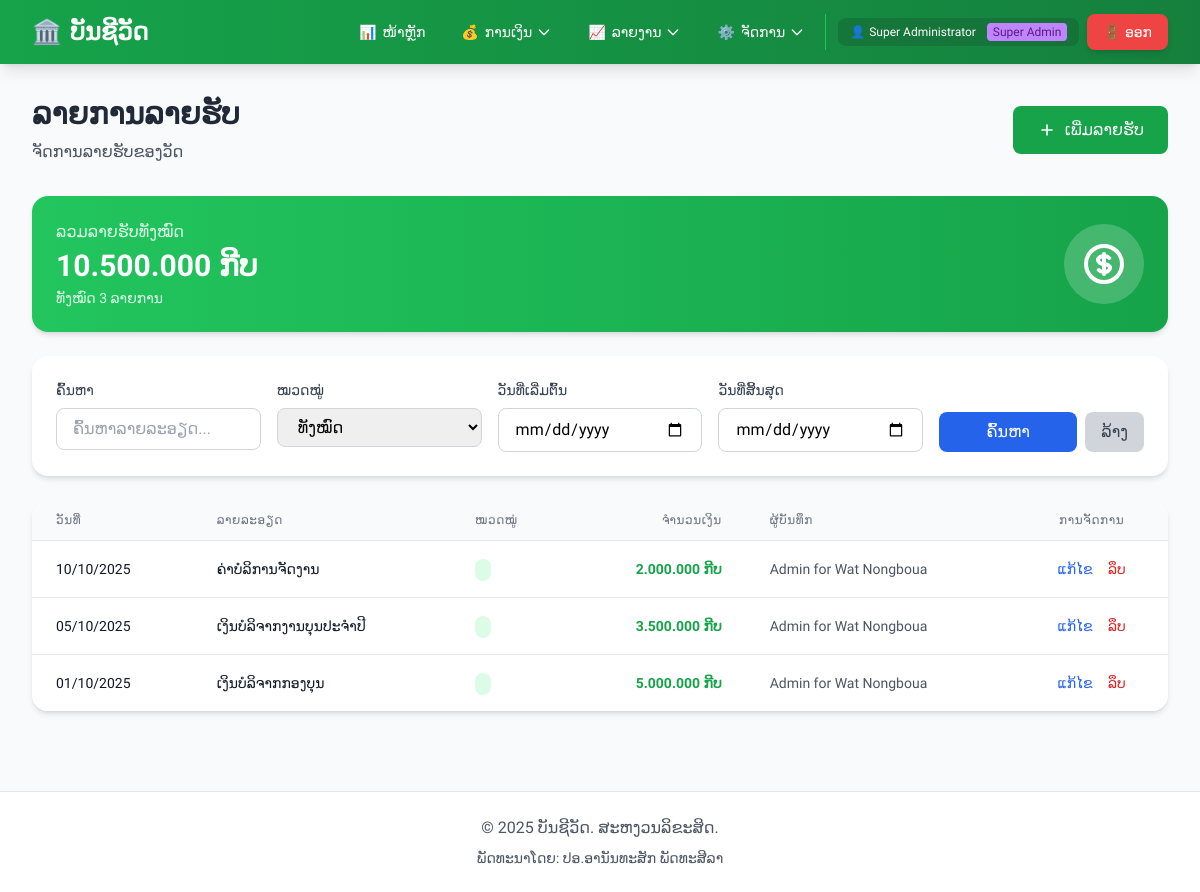
/modules/income/list.php (signed in), run on the app's committed database.
### tables this page shows
CREATE TABLE IF NOT EXISTS income (
    id INT PRIMARY KEY AUTO_INCREMENT,
    temple_id INT NOT NULL,
    date DATE NOT NULL,
    description TEXT NOT NULL,
    amount DECIMAL(15,2) NOT NULL,
    category_id INT,
    created_by INT NOT NULL,
    created_at TIMESTAMP DEFAULT CURRENT_TIMESTAMP,
    updated_at TIMESTAMP DEFAULT CURRENT_TIMESTAMP ON UPDATE CURRENT_TIMESTAMP,
    FOREIGN KEY (temple_id) REFERENCES temples(id) ON DELETE RESTRICT,
    FOREIGN KEY (created_by) REFERENCES users(id) ON DELETE RESTRICT,
    FOREIGN KEY (category_id) REFERENCES income_categories(id) ON DELETE SET NULL,
    INDEX idx_date (date),
    INDEX idx_temple_id (temple_id),
    INDEX idx_created_by (created_by)
);

CREATE TABLE IF NOT EXISTS users (
    id INT PRIMARY KEY AUTO_INCREMENT,
    temple_id INT DEFAULT NULL COMMENT 'NULL for Super Admin, otherwise links to a temple',
    username VARCHAR(50) UNIQUE NOT NULL,
    password VARCHAR(255) NOT NULL,
    full_name VARCHAR(100) NOT NULL,
    role ENUM('admin', 'user') DEFAULT 'user',
    is_super_admin BOOLEAN DEFAULT FALSE COMMENT 'TRUE for Super Admin who can manage all temples',
    created_at TIMESTAMP DEFAULT CURRENT_TIMESTAMP,
    updated_at TIMESTAMP DEFAULT CURRENT_TIMESTAMP ON UPDATE CURRENT_TIMESTAMP,
    FOREIGN KEY (temple_id) REFERENCES temples(id) ON DELETE RESTRICT,
    INDEX idx_username (username),
    INDEX idx_temple_id (temple_id)
);

### config.php (called while the page is built, shortened)
<?php
require_once __DIR__ . '/includes/temple_functions.php';
function getDB() {
    static $pdo = null;
    if ($pdo === null) {
        try {
            $dsn = "mysql:host=" . DB_HOST . ";dbname=" . DB_NAME . ";charset=" . DB_CHARSET;
            $options = [
                PDO::ATTR_ERRMODE => PDO::ERRMODE_EXCEPTION,
                PDO::ATTR_DEFAULT_FETCH_MODE => PDO::FETCH_ASSOC,
                PDO::ATTR_EMULATE_PREPARES => false,
                PDO::MYSQL_ATTR_INIT_COMMAND => "SET NAMES " . DB_CHARSET
            ];
            $pdo = new PDO($dsn, DB_USER, DB_PASS, $options);
        } catch (PDOException $e) {
            die("ການເຊື່ອມຕໍ່ຖານຂໍ້ມູນຜິດພາດ: " . $e->getMessage());
        }
    }
    return $pdo;
}
function isLoggedIn() {
    return isset($_SESSION['user_id']) && isset($_SESSION['username']);
}
function e($string) {
    return htmlspecialchars($string, ENT_QUOTES, 'UTF-8');
}
function formatMoney($amount) {
    $symbol = 'ກີບ';
    if (function_exists('getCurrentTempleId') && function_exists('getTempleSetting')) {
        $currentTempleId = getCurrentTempleId();
    }
    return number_format($amount, 0, ',', '.') . ' ' . e($symbol);
}
function formatDate($date) {
    $format = 'd/m/Y';
    if (function_exists('getCurrentTempleId') && function_exists('getTempleSetting')) {
        $currentTempleId = getCurrentTempleId();
    }
    try {
        $dateObj = new DateTime($date);
        return $dateObj->format($format);
    } catch (Exception $e) {
        return $date;
    }
}
function getCurrentUser() {
    if (!isLoggedIn()) {
        return null;
    }
    static $currentUser = null;
    if ($currentUser === null) {
        $db = getDB();
        $stmt = $db->prepare("SELECT * FROM users WHERE id = ?");
        $stmt->execute([$_SESSION['user_id']]);
        $currentUser = $stmt->fetch();
    }
    return $currentUser;
}

### includes/temple_functions.php (called while the page is built, shortened)
<?php
function isSuperAdmin() {
    if (!isLoggedIn()) {
        return false;
    }
    $user = getCurrentUser();
    return !empty($user['is_super_admin']);
}
function getActiveTempleId() {
    if (isSuperAdmin() && isset($_SESSION['active_temple_id'])) {
        return $_SESSION['active_temple_id'];
    }
    $user = getCurrentUser();
    return $user['temple_id'] ?? null;
}
function getCurrentTempleId() {
    return getActiveTempleId();
}

### modules/income/list.php (the view, shortened to what this page needs)
<?php
require_once __DIR__ . '/../../config.php';
require_once __DIR__ . '/../../includes/temple_functions.php';
$db = getDB();
$isMultiTemple = function_exists('isMultiTempleEnabled') && isMultiTempleEnabled();
if ($isMultiTemple && function_exists('getCurrentTempleId')) {
    $currentTempleId = getCurrentTempleId();
}
$page = isset($_GET['page']) ? (int)$_GET['page'] : 1;
$perPage = 10;
$offset = ($page - 1) * $perPage;
$search = $_GET['search'] ?? '';
$dateFrom = $_GET['date_from'] ?? '';
$dateTo = $_GET['date_to'] ?? '';
$where = [];
$params = [];
if (empty($where)) {
    $where[] = '1=1';
}
$whereClause = implode(' AND ', $where);
$stmt = $db->prepare("SELECT COUNT(*) as total FROM income i WHERE {$whereClause}");
$stmt->execute($params);
$totalRecords = $stmt->fetch()['total'];
$sql = "SELECT i.*, u.full_name
        FROM income i
        LEFT JOIN users u ON i.created_by = u.id
        WHERE {$whereClause}
        ORDER BY i.date DESC, i.created_at DESC
        LIMIT :limit OFFSET :offset";
$stmt = $db->prepare($sql);
$stmt->bindValue(':limit', $perPage, PDO::PARAM_INT);
$stmt->bindValue(':offset', $offset, PDO::PARAM_INT);
$stmt->execute();
$records = $stmt->fetchAll();
$stmt = $db->prepare("SELECT COALESCE(SUM(i.amount), 0) as total FROM income i WHERE {$whereClause}");
$stmt->execute($params);
$totalAmount = $stmt->fetch()['total'];
require_once __DIR__ . '/../../includes/header.php';
?>
<div class="mb-8">
    <div class="flex items-center justify-between">
        <div>
            <h1 class="text-3xl font-bold text-gray-800 mb-2">ລາຍການລາຍຮັບ</h1>
            <p class="text-gray-600">ຈັດການລາຍຮັບຂອງວັດ</p>
        </div>
        <a href="<?php echo BASE_URL; ?>/modules/income/add.php"
           class="bg-green-600 hover:bg-green-700 text-white px-6 py-3 rounded-lg transition duration-200 flex items-center">
            <svg class="w-5 h-5 mr-2" fill="none" stroke="currentColor" viewBox="0 0 24 24">
                <path stroke-linecap="round" stroke-linejoin="round" stroke-width="2" d="M12 6v6m0 0v6m0-6h6m-6 0H6"></path>
            </svg>
            ເພີ່ມລາຍຮັບ
        </a>
    </div>
</div>
<div class="bg-gradient-to-r from-green-500 to-green-600 text-white rounded-2xl shadow-md p-6 mb-6">
    <div class="flex items-center justify-between">
        <div>
            <p class="text-green-100 mb-1">ລວມລາຍຮັບທັງໝົດ</p>
            <p class="text-3xl font-bold"><?php echo formatMoney($totalAmount); ?></p>
            <p class="text-green-100 text-sm mt-1">ທັງໝົດ <?php echo $totalRecords; ?> ລາຍການ</p>
        </div>
        <div class="bg-white bg-opacity-20 rounded-full p-4">
        </div>
    </div>
</div>
<div class="bg-white rounded-2xl shadow-md p-6 mb-6">
    <form method="GET" action="" class="grid grid-cols-1 md:grid-cols-2 lg:grid-cols-5 gap-4">
        <div>
            <label class="block text-gray-700 text-sm font-medium mb-2">ຄົ້ນຫາ</label>
            <input type="text"
                   name="search"
                   value="<?php echo e($search); ?>"
                   placeholder="ຄົ້ນຫາລາຍລະອຽດ..."
                   class="w-full px-4 py-2 border border-gray-300 rounded-lg focus:outline-none focus:ring-2 focus:ring-green-500">
        </div>
        <div>
            <label class="block text-gray-700 text-sm font-medium mb-2">ໝວດໝູ່</label>
            <select name="category"
                    class="w-full px-4 py-2 border border-gray-300 rounded-lg focus:outline-none focus:ring-2 focus:ring-green-500">
                <option value="">ທັງໝົດ</option>
            </select>
        </div>
        <div>
            <label class="block text-gray-700 text-sm font-medium mb-2">ວັນທີ່ເລີ່ມຕົ້ນ</label>
            <input type="date"
                   name="date_from"
                   value="<?php echo e($dateFrom); ?>"
                   class="w-full px-4 py-2 border border-gray-300 rounded-lg focus:outline-none focus:ring-2 focus:ring-green-500">
        </div>
        <div>
            <label class="block text-gray-700 text-sm font-medium mb-2">ວັນທີ່ສິ້ນສຸດ</label>
            <input type="date"
                   name="date_to"
                   value="<?php echo e($dateTo); ?>"
                   class="w-full px-4 py-2 border border-gray-300 rounded-lg focus:outline-none focus:ring-2 focus:ring-green-500">
        </div>
        <div class="flex items-end space-x-2">
            <button type="submit"
                    class="flex-1 bg-blue-600 hover:bg-blue-700 text-white px-4 py-2 rounded-lg transition duration-200">
                ຄົ້ນຫາ
            </button>
            <a href="<?php echo BASE_URL; ?>/modules/income/list.php"
               class="bg-gray-300 hover:bg-gray-400 text-gray-700 px-4 py-2 rounded-lg transition duration-200">
                ລ້າງ
            </a>
        </div>
    </form>
</div>
<div class="bg-white rounded-2xl shadow-md overflow-hidden">
    <div class="overflow-x-auto">
        <table class="min-w-full divide-y divide-gray-200">
            <thead class="bg-gray-50">
                <tr>
                    <th class="px-6 py-3 text-left text-xs font-medium text-gray-500 uppercase tracking-wider">ວັນທີ່</th>
                    <th class="px-6 py-3 text-left text-xs font-medium text-gray-500 uppercase tracking-wider">ລາຍລະອຽດ</th>
                    <th class="px-6 py-3 text-left text-xs font-medium text-gray-500 uppercase tracking-wider">ໝວດໝູ່</th>
                    <th class="px-6 py-3 text-right text-xs font-medium text-gray-500 uppercase tracking-wider">ຈຳນວນເງິນ</th>
                    <th class="px-6 py-3 text-left text-xs font-medium text-gray-500 uppercase tracking-wider">ຜູ້ບັນທຶກ</th>
                    <th class="px-6 py-3 text-center text-xs font-medium text-gray-500 uppercase tracking-wider">ການຈັດການ</th>
                </tr>
            </thead>
            <tbody class="bg-white divide-y divide-gray-200">
                <?php if (empty($records)): ?>
                <tr>
                    <td colspan="6" class="px-6 py-8 text-center text-gray-500">
                        ບໍ່ມີຂໍ້ມູນລາຍຮັບ
                    </td>
                </tr>
                <?php else: ?>
                    <?php foreach ($records as $record): ?>
                    <tr class="hover:bg-gray-50 transition duration-150">
                        <td class="px-6 py-4 whitespace-nowrap text-sm text-gray-900">
                            <?php echo formatDate($record['date']); ?>
                        </td>
                        <td class="px-6 py-4 text-sm text-gray-900">
                            <?php echo e($record['description']); ?>
                        </td>
                        <td class="px-6 py-4 whitespace-nowrap">
                            <span class="px-2 py-1 text-xs font-medium bg-green-100 text-green-800 rounded-full">
                            </span>
                        </td>
                        <td class="px-6 py-4 whitespace-nowrap text-sm font-bold text-green-600 text-right">
                            <?php echo formatMoney($record['amount']); ?>
                        </td>
                        <td class="px-6 py-4 whitespace-nowrap text-sm text-gray-600">
                            <?php echo e($record['full_name']); ?>
                        </td>
                        <td class="px-6 py-4 whitespace-nowrap text-center text-sm font-medium">
                            <a href="<?php echo BASE_URL; ?>/modules/income/edit.php?id=<?php echo $record['id']; ?>"
                               class="text-blue-600 hover:text-blue-900 mr-3">ແກ້ໄຂ</a>
                            <a href="#"
                               onclick="confirmDeleteIncome(<?php echo $record['id']; ?>); return false;"
                               class="text-red-600 hover:text-red-900">ລຶບ</a>
                        </td>
                    </tr>
                    <?php endforeach; ?>
                <?php endif; ?>
            </tbody>
        </table>
    </div>
</div>
<?php require_once __DIR__ . '/../../includes/footer.php'; ?>

### includes/header.php (style rules this page uses)
body { font-family: 'Phetsarath', sans-serif; }

### data on the page
income: date "10/10/2025", description "ຄ່າບໍລິການຈັດງານ", amount "2.000.000 ກີບ", created_by.full_name "Admin for Wat Nongboua"
income: date "05/10/2025", description "ເງິນບໍລິຈາກງານບຸນປະຈຳປີ", amount "3.500.000 ກີບ", created_by.full_name "Admin for Wat Nongboua"
income: date "01/10/2025", description "ເງິນບໍລິຈາກກອງບຸນ", amount "5.000.000 ກີບ", created_by.full_name "Admin for Wat Nongboua"

### other printed values
$displayName "ບັນຊີວັດ"
$_SESSION['full_name'] "Super Administrator"
formatMoney($totalAmount) "10.500.000 ກີບ"
$totalRecords "3"
SITE_NAME "ບັນຊີວັດ"
